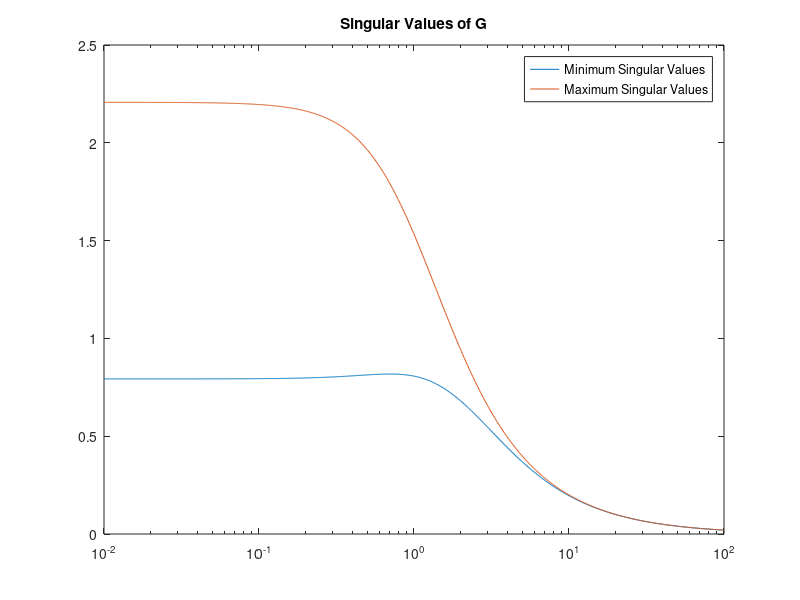
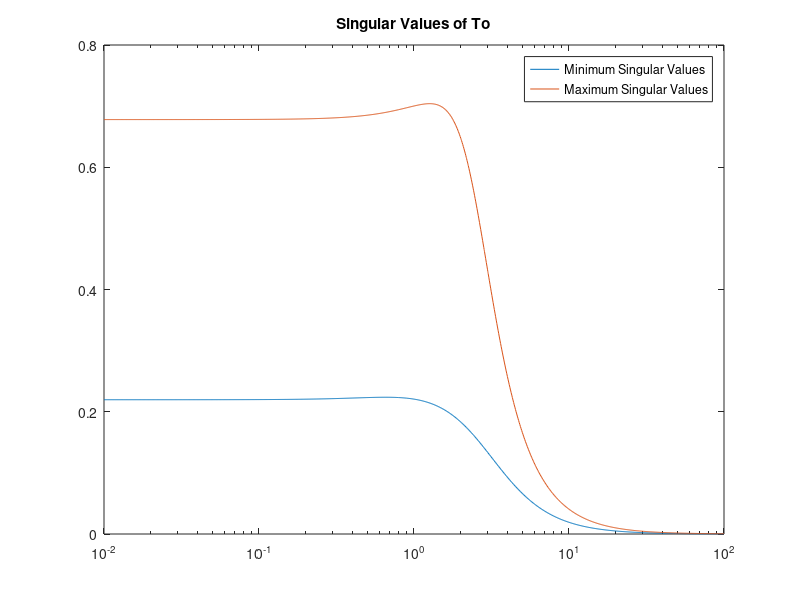
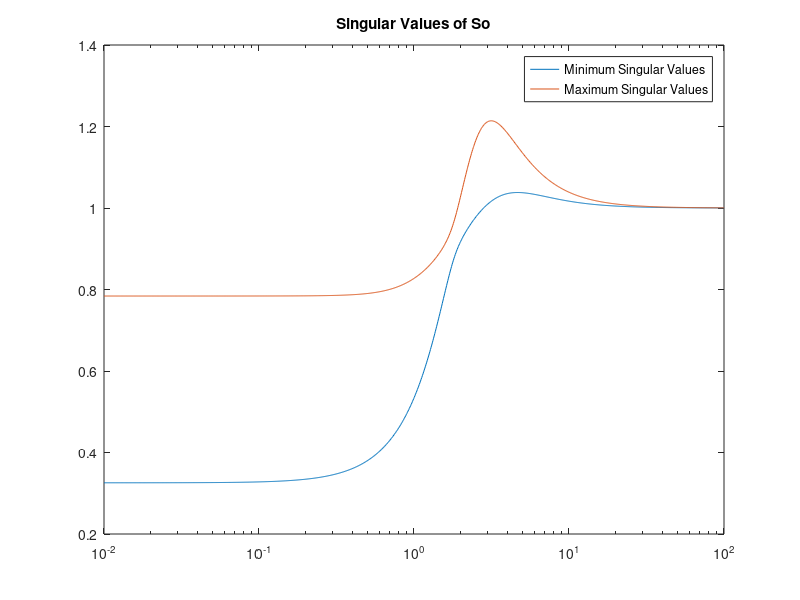

These charts were generated, in order, by the following MATLAB code: (Note: this script raises an error after producing the figures.)
s = tf('s');
G11 = 2/(s+1);
G12 = 1/((s+1)*(s+2));
G21 = 1/((s+1)*(s+2));
G22 = 2/(s+2);

G = [G11 G12; G21 G22];

K11 = 2/(s+2);
K22 = 1/(s+3);
K = [K11 0; 0 K22];

L = G*K;
I = eye(2);
So = inv(I + L);
To = L*So;

figure;
[svG, w] = sigma(G);
semilogx(w, svG(2,:), w, svG(1,:));
title('Singular Values of G');
legend('Minimum Singular Values', 'Maximum Singular Values');
figure;
[svTo, w] = sigma(To);
semilogx(w, svTo(2,:), w, svTo(1,:));
title('Singular Values of To');
legend('Minimum Singular Values', 'Maximum Singular Values');
figure;
[svSo, w] = sigma(So);
semilogx(w, svSo(2,:), w, svSo(1,:));
title('Singular Values of So');
legend('Minimum Singular Values', 'Maximum Singular Values');

Mout = -To;
Min = -K*So*G;
gammaOut = norm(Mout, inf);
gammaIn = norm(Min, inf);

[svMout, wMout] = sigma(Mout);
[svMoutMax, iOut] = max(svMout(1,:));
freqOut = wMout(iOut);

disp(1/gammaOut);
disp(freqOut);

[svMin, wMin] = sigma(Min);
[svMinMax, iIn] = max(svMin(1,:));
freqIn = wMin(iIn);

disp(1/gammaIn);
disp(freqIn);

tau = 50;
Gscalar = 1/(tau*s + 1);
Gmatrix = [-87.8 1.4; -108.2 -1.4];
G = Gscalar*Gmatrix;

Kscalar = (tau * s + 1)/s;
Kmatrix = [-0.0015 0; 0 -0.075];
K = Kscalar*Kmatrix;

W1 = makeweight(0.1, 10, 1.2); 
W2 = makeweight(0.05, 50, 1.5);

figure;
opts = bodeoptions;
opts.MagUnits = 'abs'; % Absolute units instead of dB
opts.FreqUnits = 'rad/s';
bodeplot(W1, 'b-', W2, 'r--', opts, {1e-2, 1e3}); % Frequency range: 0.01 to 1000 rad/s
grid on;
title('Magnitude of Weighting Functions');
xlabel('Frequency (rad/s)');
ylabel('Magnitude');
legend('W_1(s)', 'W_2(s)', 'Location', 'best');

W = blkdiag(W1, W2);
wMout = W * Mout;
wMin = W * Min;

normWmOut = norm(wMout, inf);
normWmIn = norm(wMin, inf);

betaOut = 1/normWmOut;
betaIn = 1/normWmIn;

disp(normWmOut);
disp(normWmIn);
disp(betaOut);
disp(betaIn);

figure;
subplot(2,1,1);
p = sigmaoptions('cstprefs');
p.MagUnits = 'abs';
sigmaplot(wMout, p);
hold on;
title('Singular Values of W(s)M(s) - Multiplicative Output Uncertainty');
xlabel('Frequency (rad/s)');
ylabel('Magnitude');
grid on;

subplot(2,1,2);
sigmaplot(wMin, p);
hold on;
title('Singular Values of W(s)M(s) - Inverse Multiplicative Input Uncertainty');
xlabel('Frequency (rad/s)');
ylabel('Magnitude');
grid on;
